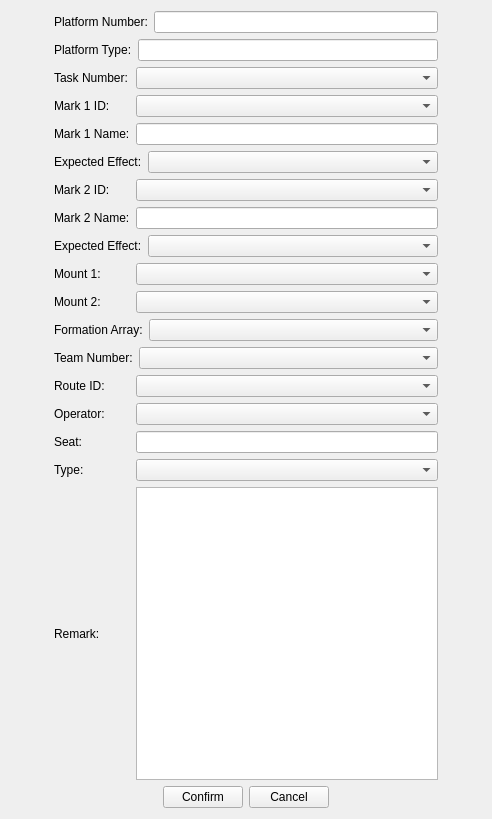
<?xml version="1.0" encoding="UTF-8"?>
<ui version="4.0">
 <class>CDlgMissionPlatformEdit</class>
 <widget class="QWidget" name="CDlgMissionPlatformEdit">
  <property name="geometry">
   <rect>
    <x>0</x>
    <y>0</y>
    <width>492</width>
    <height>819</height>
   </rect>
  </property>
  <property name="windowTitle">
   <string>Form</string>
  </property>
  <layout class="QHBoxLayout" name="horizontalLayout_11" stretch="1,9,1">
   <item>
    <spacer name="horizontalSpacer">
     <property name="orientation">
      <enum>Qt::Horizontal</enum>
     </property>
     <property name="sizeHint" stdset="0">
      <size>
       <width>39</width>
       <height>20</height>
      </size>
     </property>
    </spacer>
   </item>
   <item>
    <layout class="QVBoxLayout" name="verticalLayout" stretch="1,1,1,1,1,1,1,1,1,1,1,1,1,1,1,1,1,2,1">
     <item>
      <layout class="QHBoxLayout" name="horizontalLayout" stretch="1,4">
       <item>
        <widget class="QLabel" name="label">
         <property name="text">
          <string>Platform Number:</string>
         </property>
        </widget>
       </item>
       <item>
        <widget class="QLineEdit" name="lineEdit"/>
       </item>
      </layout>
     </item>
     <item>
      <layout class="QHBoxLayout" name="horizontalLayout_2" stretch="1,4">
       <item>
        <widget class="QLabel" name="label_2">
         <property name="text">
          <string>Platform Type:</string>
         </property>
        </widget>
       </item>
       <item>
        <widget class="QLineEdit" name="lineEdit_2"/>
       </item>
      </layout>
     </item>
     <item>
      <layout class="QHBoxLayout" name="horizontalLayout_3" stretch="1,4">
       <item>
        <widget class="QLabel" name="label_3">
         <property name="text">
          <string>Task Number:</string>
         </property>
        </widget>
       </item>
       <item>
        <widget class="QComboBox" name="comboBox_3"/>
       </item>
      </layout>
     </item>
     <item>
      <layout class="QHBoxLayout" name="horizontalLayout_4" stretch="1,4">
       <item>
        <widget class="QLabel" name="label_4">
         <property name="text">
          <string>Mark 1 ID:</string>
         </property>
        </widget>
       </item>
       <item>
        <widget class="QComboBox" name="comboBox_2"/>
       </item>
      </layout>
     </item>
     <item>
      <layout class="QHBoxLayout" name="horizontalLayout_5" stretch="1,4">
       <item>
        <widget class="QLabel" name="label_5">
         <property name="text">
          <string>Mark 1 Name:</string>
         </property>
        </widget>
       </item>
       <item>
        <widget class="QLineEdit" name="lineEdit_4"/>
       </item>
      </layout>
     </item>
     <item>
      <layout class="QHBoxLayout" name="horizontalLayout_6" stretch="1,4">
       <item>
        <widget class="QLabel" name="label_6">
         <property name="text">
          <string>Expected Effect:</string>
         </property>
        </widget>
       </item>
       <item>
        <widget class="QComboBox" name="comboBox_11"/>
       </item>
      </layout>
     </item>
     <item>
      <layout class="QHBoxLayout" name="horizontalLayout_9" stretch="1,4">
       <item>
        <widget class="QLabel" name="label_9">
         <property name="text">
          <string>Mark 2 ID:</string>
         </property>
        </widget>
       </item>
       <item>
        <widget class="QComboBox" name="comboBox_12"/>
       </item>
      </layout>
     </item>
     <item>
      <layout class="QHBoxLayout" name="horizontalLayout_8" stretch="1,4">
       <item>
        <widget class="QLabel" name="label_8">
         <property name="text">
          <string>Mark 2 Name:</string>
         </property>
        </widget>
       </item>
       <item>
        <widget class="QLineEdit" name="lineEdit_8"/>
       </item>
      </layout>
     </item>
     <item>
      <layout class="QHBoxLayout" name="horizontalLayout_10" stretch="1,4">
       <item>
        <widget class="QLabel" name="label_10">
         <property name="text">
          <string>Expected Effect:</string>
         </property>
        </widget>
       </item>
       <item>
        <widget class="QComboBox" name="comboBox_13"/>
       </item>
      </layout>
     </item>
     <item>
      <layout class="QHBoxLayout" name="horizontalLayout_15" stretch="1,4">
       <item>
        <widget class="QLabel" name="label_14">
         <property name="text">
          <string>Mount 1:</string>
         </property>
        </widget>
       </item>
       <item>
        <widget class="QComboBox" name="comboBox_7"/>
       </item>
      </layout>
     </item>
     <item>
      <layout class="QHBoxLayout" name="horizontalLayout_16" stretch="1,4">
       <item>
        <widget class="QLabel" name="label_15">
         <property name="text">
          <string>Mount 2:</string>
         </property>
        </widget>
       </item>
       <item>
        <widget class="QComboBox" name="comboBox_6"/>
       </item>
      </layout>
     </item>
     <item>
      <layout class="QHBoxLayout" name="horizontalLayout_19" stretch="1,4">
       <item>
        <widget class="QLabel" name="label_18">
         <property name="text">
          <string>Formation Array:</string>
         </property>
        </widget>
       </item>
       <item>
        <widget class="QComboBox" name="comboBox_10"/>
       </item>
      </layout>
     </item>
     <item>
      <layout class="QHBoxLayout" name="horizontalLayout_20" stretch="1,4">
       <item>
        <widget class="QLabel" name="label_19">
         <property name="text">
          <string>Team Number:</string>
         </property>
        </widget>
       </item>
       <item>
        <widget class="QComboBox" name="comboBox_8"/>
       </item>
      </layout>
     </item>
     <item>
      <layout class="QHBoxLayout" name="horizontalLayout_21" stretch="1,4">
       <item>
        <widget class="QLabel" name="label_20">
         <property name="text">
          <string>Route ID:</string>
         </property>
        </widget>
       </item>
       <item>
        <widget class="QComboBox" name="comboBox"/>
       </item>
      </layout>
     </item>
     <item>
      <layout class="QHBoxLayout" name="horizontalLayout_7" stretch="1,4">
       <item>
        <widget class="QLabel" name="label_7">
         <property name="text">
          <string>Operator:</string>
         </property>
        </widget>
       </item>
       <item>
        <widget class="QComboBox" name="comboBox_4"/>
       </item>
      </layout>
     </item>
     <item>
      <layout class="QHBoxLayout" name="horizontalLayout_22" stretch="1,4">
       <item>
        <widget class="QLabel" name="label_21">
         <property name="text">
          <string>Seat:</string>
         </property>
        </widget>
       </item>
       <item>
        <widget class="QLineEdit" name="lineEdit_16"/>
       </item>
      </layout>
     </item>
     <item>
      <layout class="QHBoxLayout" name="horizontalLayout_14" stretch="1,4">
       <item>
        <widget class="QLabel" name="label_13">
         <property name="text">
          <string>Type:</string>
         </property>
        </widget>
       </item>
       <item>
        <widget class="QComboBox" name="comboBox_5"/>
       </item>
      </layout>
     </item>
     <item>
      <layout class="QHBoxLayout" name="horizontalLayout_12" stretch="1,4">
       <item>
        <widget class="QLabel" name="label_12">
         <property name="text">
          <string>Remark:</string>
         </property>
        </widget>
       </item>
       <item>
        <widget class="QTextEdit" name="textEdit"/>
       </item>
      </layout>
     </item>
     <item>
      <layout class="QHBoxLayout" name="horizontalLayout_13" stretch="2,1,1,2">
       <item>
        <spacer name="horizontalSpacer_3">
         <property name="orientation">
          <enum>Qt::Horizontal</enum>
         </property>
         <property name="sizeHint" stdset="0">
          <size>
           <width>40</width>
           <height>20</height>
          </size>
         </property>
        </spacer>
       </item>
       <item>
        <widget class="QPushButton" name="pushButton">
         <property name="text">
          <string>Confirm</string>
         </property>
        </widget>
       </item>
       <item>
        <widget class="QPushButton" name="pushButton_2">
         <property name="text">
          <string>Cancel</string>
         </property>
        </widget>
       </item>
       <item>
        <spacer name="horizontalSpacer_4">
         <property name="orientation">
          <enum>Qt::Horizontal</enum>
         </property>
         <property name="sizeHint" stdset="0">
          <size>
           <width>40</width>
           <height>20</height>
          </size>
         </property>
        </spacer>
       </item>
      </layout>
     </item>
    </layout>
   </item>
   <item>
    <spacer name="horizontalSpacer_2">
     <property name="orientation">
      <enum>Qt::Horizontal</enum>
     </property>
     <property name="sizeHint" stdset="0">
      <size>
       <width>39</width>
       <height>20</height>
      </size>
     </property>
    </spacer>
   </item>
  </layout>
 </widget>
 <resources/>
 <connections/>
</ui>
